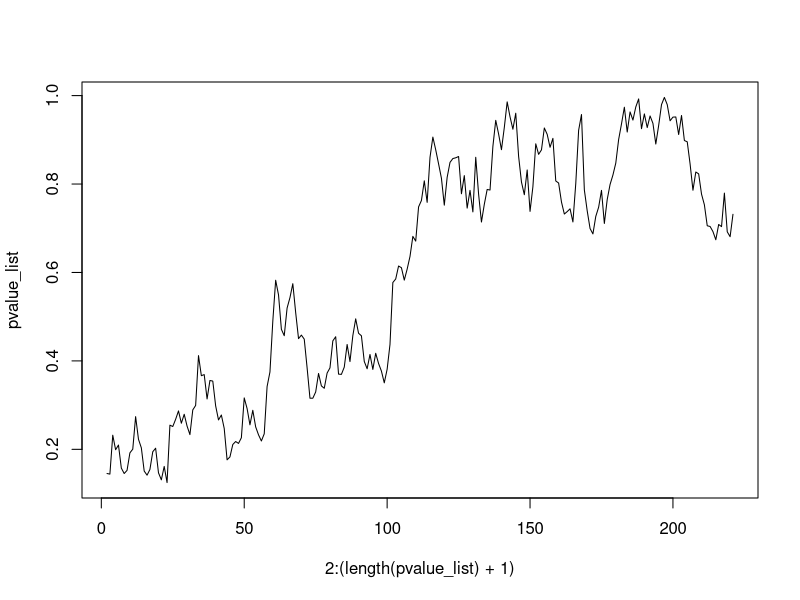
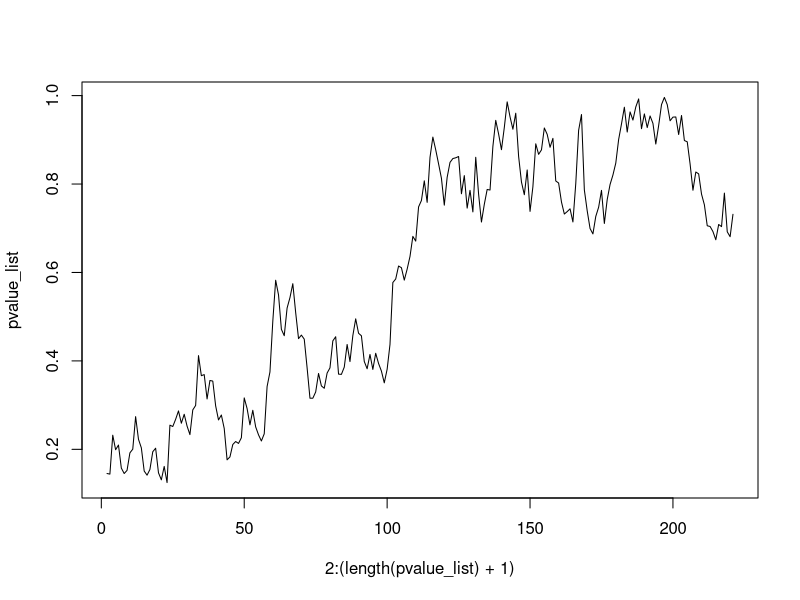
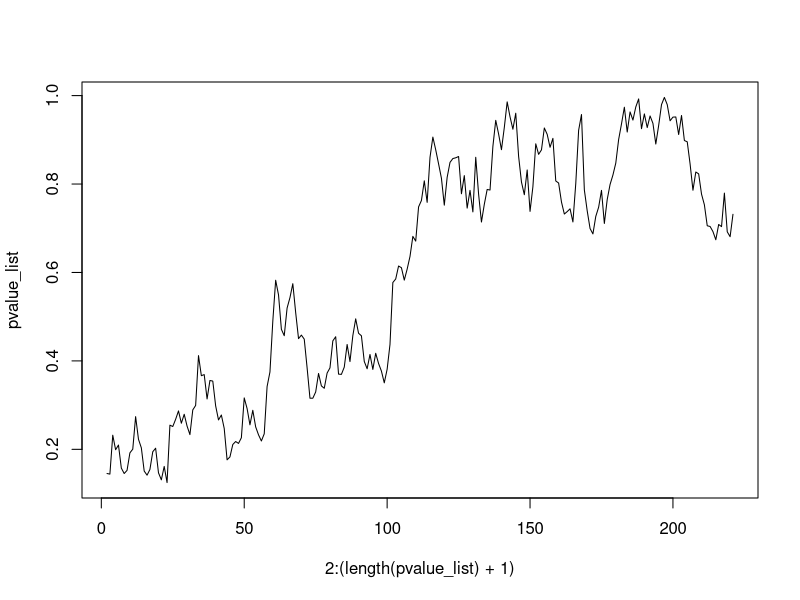
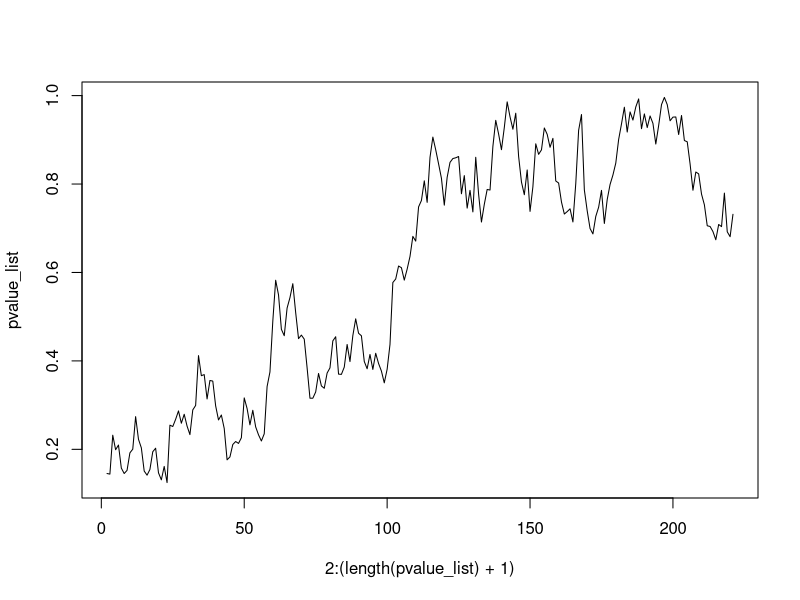
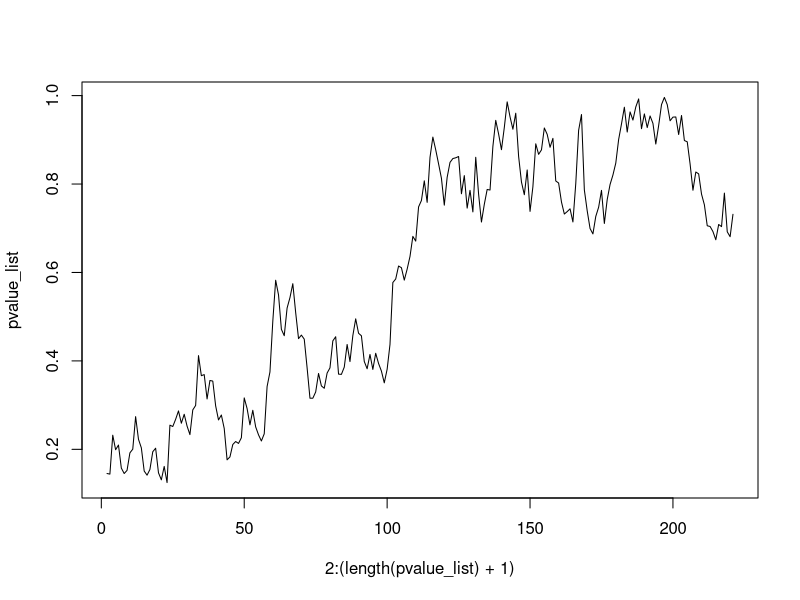
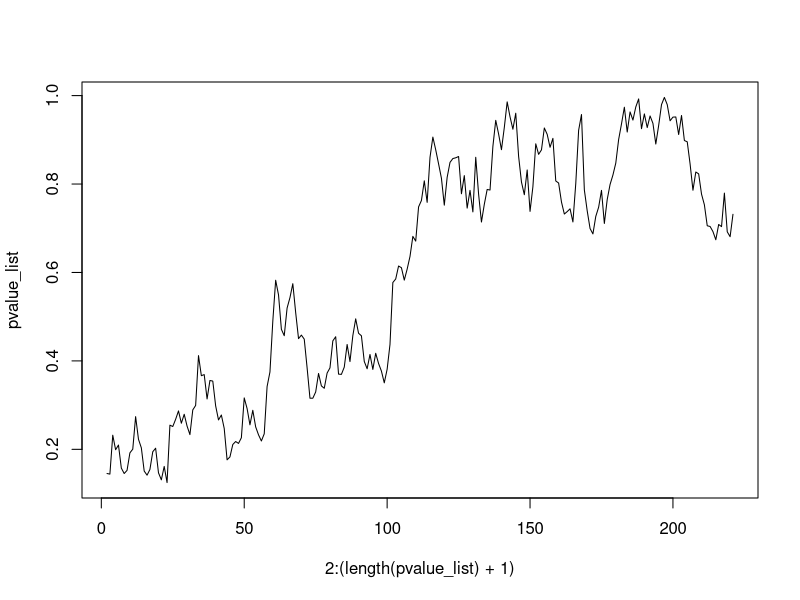
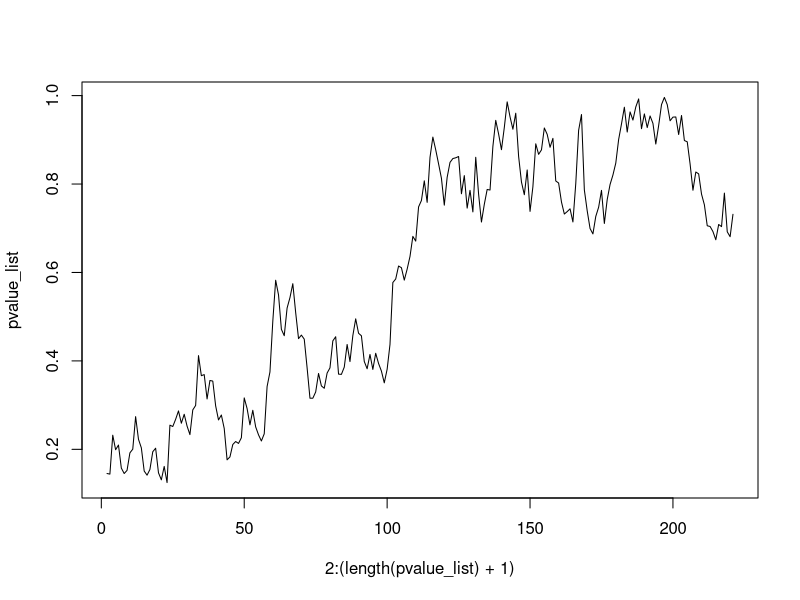
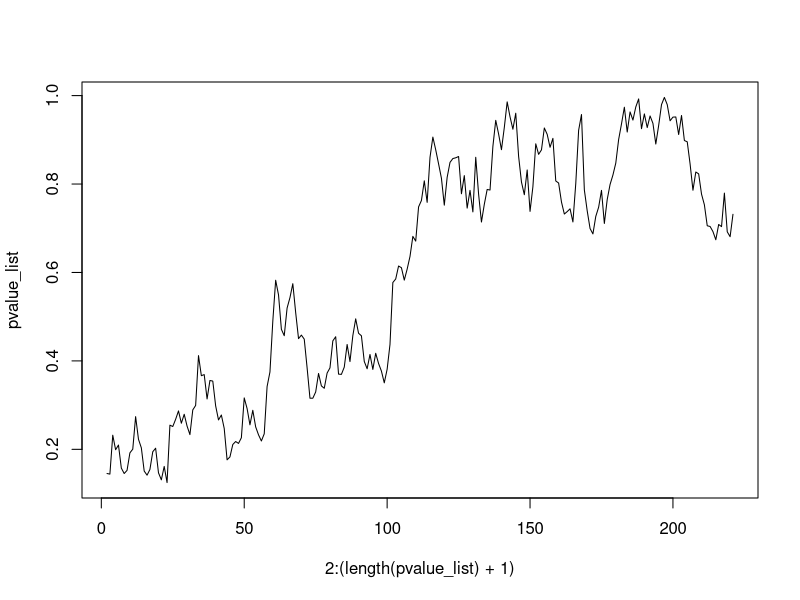

Reproduce these figures in R, in order. (Note: a time limit stopped this script after it produced the figures.)

timestep <- 0
while (timestep != 10000){ 
  # first plot code
  # questionable practice
  # vector to store the p values
  pvalue_list <- c()
  
  # set seed
  set.seed(1)
  max_sample <- 300 #maximum size of sample per population
  min_sample <- 80  #starting sample must be practical so lets say we pull 80 people per population
  # vector with the heights
  height_nl <- rnorm(min_sample, 177, 10) #the std for nl/mne is 9.7cm rounded up to 10cm
  height_mne <- rnorm(min_sample, 177, 10) #the mean for nl is 177.1cm and for mne is 176.6 so rounded for both is 177cm
    
    # loop infinitely
    repeat {
      # add a new test result every loop
      height_nl <- append(height_nl, rnorm(1, 177, 10))
      height_mne <- append(height_mne, rnorm(1, 177, 10))
      
      
      # perform the t-test
      out <- t.test(height_nl, height_mne)
      # append current p value to pvalue_list
      pvalue_list <- append(pvalue_list, out$p.value)
      # if the p value is under 0.05 stop the test
      if ((out$p.value < 0.05)||(length(height_mne) == max_sample)) {
        break
      }
    }
  
  # plot the p values
  plot(2:(length(pvalue_list)+1), pvalue_list, type = "l")
  timestep <- timestep + 1
}
  
  
  
  
title(main = "Sequential tests", sub = "Sub-title",
      xlab = "X axis", ylab = "Y axis",
      cex.main = 2,   font.main= 4, col.main= "red",
      cex.sub = 0.75, font.sub = 3, col.sub = "green",
      col.lab ="darkblue"
)
abline(h=0.05, col = "red", lty=2) #setting the p-value boundary








# second plot code
# showing the first plot is wrong
# vector to store the p values
pvalue_list <- c()

# set seed
set.seed(1)

# vector with the heights
height_nl <- rnorm(1, 177, 10)
height_mne <- rnorm(1, 177, 10)

# loop infinitely
for (i in 1:6000) {
  # add a new test result every loop
  height_nl <- append(height_nl, rnorm(1, 177, 10))
  height_mne <- append(height_mne, rnorm(1, 177, 10))
  
  # perform the t-test
  out <- t.test(height_nl, height_mne)
  # append current p value to pvalue_list
  pvalue_list <- append(pvalue_list, out$p.value)
}

# plot the p values
plot(2:(length(pvalue_list)+1), pvalue_list, type = "l")
abline(h=0.05, col = "red", lty=2) #setting the p-value boundary

#third plot code
#sequential testing and rounding down p-values

# set seed
set.seed(1)

pvalue_list <- c()
# vector with the heights
height_nl <- rnorm(1, 177, 10) #the std for nl/mne is 9.7cm rounded up to 10cm
height_mne <- rnorm(1, 177, 10) #the mean for nl is 177.1cm and for mne is 176.6 so rounded for both is 177cm

# loop infinitely
repeat {
  # add a new test result every loop
  height_nl <- append(height_nl, rnorm(1, 177, 10))
  height_mne <- append(height_mne, rnorm(1, 177, 10))
  
  # perform the t-test
  out <- t.test(height_nl, height_mne)
  round_out <- floor(out$p.value * 10)/ 10 #rounds down the p-values of out
  # append current p value to pvalue_list
  pvalue_list <- append(pvalue_list,round_out)
  # if the p value is under 0.05 stop the test
  if (round_out < 0.05){
    break
  }
}
# plot the p values
plot(2:(length(pvalue_list)+1), pvalue_list, type = "l")
abline(h=0.05, col = "red", lty=2) #setting the p-value boundary
